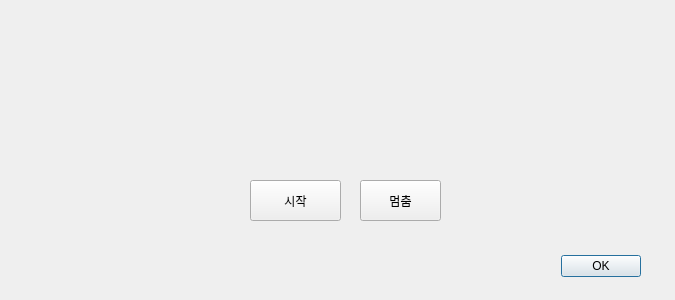
<?xml version="1.0" encoding="UTF-8"?>
<ui version="4.0">
 <class>IOT_DTDialogBase</class>
 <widget class="QDialog" name="IOT_DTDialogBase">
  <property name="geometry">
   <rect>
    <x>0</x>
    <y>0</y>
    <width>675</width>
    <height>300</height>
   </rect>
  </property>
  <property name="windowTitle">
   <string>IOT_DT</string>
  </property>
  <widget class="QDialogButtonBox" name="button_box">
   <property name="geometry">
    <rect>
     <x>300</x>
     <y>250</y>
     <width>341</width>
     <height>32</height>
    </rect>
   </property>
   <property name="orientation">
    <enum>Qt::Horizontal</enum>
   </property>
   <property name="standardButtons">
    <set>QDialogButtonBox::Ok</set>
   </property>
  </widget>
  <widget class="QLabel" name="mylabel">
   <property name="geometry">
    <rect>
     <x>20</x>
     <y>80</y>
     <width>631</width>
     <height>51</height>
    </rect>
   </property>
   <property name="text">
    <string/>
   </property>
  </widget>
  <widget class="QPushButton" name="btnStart">
   <property name="geometry">
    <rect>
     <x>250</x>
     <y>180</y>
     <width>91</width>
     <height>41</height>
    </rect>
   </property>
   <property name="toolTip">
    <string>IoT 센서 데이터를 가져오기 시작합니다.</string>
   </property>
   <property name="text">
    <string>시작</string>
   </property>
  </widget>
  <widget class="QPushButton" name="btnStop">
   <property name="geometry">
    <rect>
     <x>360</x>
     <y>180</y>
     <width>81</width>
     <height>41</height>
    </rect>
   </property>
   <property name="toolTip">
    <string>데이터 갱신을 잠시 멈춥니다</string>
   </property>
   <property name="text">
    <string>멈춤</string>
   </property>
  </widget>
 </widget>
 <resources/>
 <connections>
  <connection>
   <sender>button_box</sender>
   <signal>accepted()</signal>
   <receiver>IOT_DTDialogBase</receiver>
   <slot>accept()</slot>
   <hints>
    <hint type="sourcelabel">
     <x>20</x>
     <y>20</y>
    </hint>
    <hint type="destinationlabel">
     <x>20</x>
     <y>20</y>
    </hint>
   </hints>
  </connection>
  <connection>
   <sender>button_box</sender>
   <signal>rejected()</signal>
   <receiver>IOT_DTDialogBase</receiver>
   <slot>reject()</slot>
   <hints>
    <hint type="sourcelabel">
     <x>20</x>
     <y>20</y>
    </hint>
    <hint type="destinationlabel">
     <x>20</x>
     <y>20</y>
    </hint>
   </hints>
  </connection>
 </connections>
</ui>
